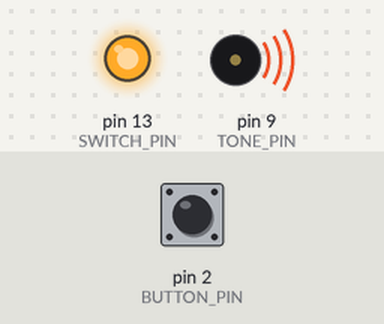
Recording of a sketch running on a simulated Arduino Uno, built for the host (arithmetic inside an expression is 32-bit, double 64-bit). Parts: output pins drawn as LEDs (lit = HIGH), buzzer (waves = sounding). The inputs (shaded band) are chosen by the test bench; at power-on: pin 2 (BUTTON_PIN) HIGH.

Above: at 0.2 s.
At 16.7 s:
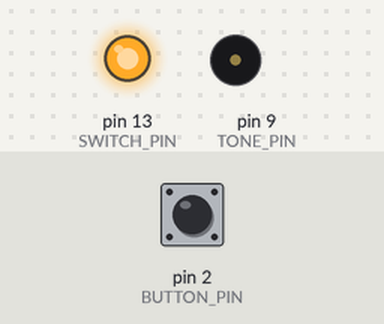
At 39.99 s:
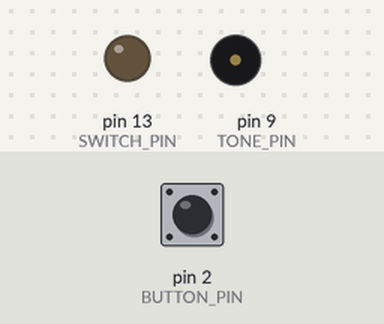
Timing chart, 0 to 40.0 s (numbered marks = the images above):
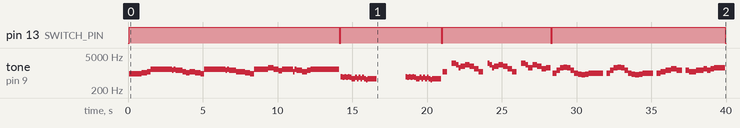

Measured:
- by itself, pin 13 (SWITCH_PIN): repeats every 6.8 s: LOW 0.10 s, HIGH 6.7 s
- by itself, tone on pin 9 (TONE_PIN): plays 932 Hz for 0.83 s, 1047 Hz for 0.36 s, 1109 Hz for 0.24 s, 1397 Hz for 1.4 s, 1319 Hz for 0.12 s, 1397 Hz for 0.12 s … (118 notes in this stretch)

The sketch:

Bell.ino
```cpp
// A fun sketch to demonstrate the use of the Tone library.
// By Brett Hagman
// bhagman@roguerobotics.com
// www.roguerobotics.com

// To mix the output of the signals to output to a small speaker (i.e. 8 Ohms or higher),
// simply use 1K Ohm resistors from each output pin and tie them together at the speaker.
// Don't forget to connect the other side of the speaker to ground!

// You can get more RTTTL (RingTone Text Transfer Language) songs from
// http://code.google.com/p/rogue-code/wiki/ToneLibraryDocumentation

#include <avr\pgmspace.h>
#include <avr\sleep.h>

#define BUTTON_PIN 2
#define TONE_PIN 9
#define SWITCH_PIN 13

#define SONGS_NUM 28

#define OCTAVE_OFFSET 0

#define NOTE_C4  262
#define NOTE_CS4 277
#define NOTE_D4  294
#define NOTE_DS4 311
#define NOTE_E4  330
#define NOTE_F4  349
#define NOTE_FS4 370
#define NOTE_G4  392
#define NOTE_GS4 415
#define NOTE_A4  440
#define NOTE_AS4 466
#define NOTE_B4  494
#define NOTE_C5  523
#define NOTE_CS5 554
#define NOTE_D5  587
#define NOTE_DS5 622
#define NOTE_E5  659
#define NOTE_F5  698
#define NOTE_FS5 740
#define NOTE_G5  784
#define NOTE_GS5 831
#define NOTE_A5  880
#define NOTE_AS5 932
#define NOTE_B5  988
#define NOTE_C6  1047
#define NOTE_CS6 1109
#define NOTE_D6  1175
#define NOTE_DS6 1245
#define NOTE_E6  1319
#define NOTE_F6  1397
#define NOTE_FS6 1480
#define NOTE_G6  1568
#define NOTE_GS6 1661
#define NOTE_A6  1760
#define NOTE_AS6 1865
#define NOTE_B6  1976
#define NOTE_C7  2093
#define NOTE_CS7 2217
#define NOTE_D7  2349
#define NOTE_DS7 2489
#define NOTE_E7  2637
#define NOTE_F7  2794
#define NOTE_FS7 2960
#define NOTE_G7  3136
#define NOTE_GS7 3322
#define NOTE_A7  3520
#define NOTE_AS7 3729
#define NOTE_B7  3951

int notes[] = { 0,
NOTE_C4, NOTE_CS4, NOTE_D4, NOTE_DS4, NOTE_E4, NOTE_F4, NOTE_FS4, NOTE_G4, NOTE_GS4, NOTE_A4, NOTE_AS4, NOTE_B4,
NOTE_C5, NOTE_CS5, NOTE_D5, NOTE_DS5, NOTE_E5, NOTE_F5, NOTE_FS5, NOTE_G5, NOTE_GS5, NOTE_A5, NOTE_AS5, NOTE_B5,
NOTE_C6, NOTE_CS6, NOTE_D6, NOTE_DS6, NOTE_E6, NOTE_F6, NOTE_FS6, NOTE_G6, NOTE_GS6, NOTE_A6, NOTE_AS6, NOTE_B6,
NOTE_C7, NOTE_CS7, NOTE_D7, NOTE_DS7, NOTE_E7, NOTE_F7, NOTE_FS7, NOTE_G7, NOTE_GS7, NOTE_A7, NOTE_AS7, NOTE_B7
};

const char song0[] PROGMEM = "ArabianN:d=16,o=6,b=63:8a#5,a#.5,c.,c#,4f.,32e,32f,8e,c#,c,c#.,c.,a#5,4f.,32e,32f,8e,c#,c#.,c.,a#5,8f.,f,g#.,f.,d#,8f.,32c#,32f,e.,c#.,e,2f";
const char song1[] PROGMEM = "TheyDont:d=4,o=5,b=125:16f,16e,16f,16e,16f,16e,8d,16e,16d,16e,16d,16e,16d,16c,16d,d,1p,16f,16e,16f,16e,16f,16e,8d,16e,16d,16e,16d,16e,16d,16c,16d,d";
const char song2[] PROGMEM = "EarthSon:d=4,o=5,b=100:8c#6,8p,16d#7,16d#7,16c#7,16g#6,8a#6,8c#7,8a#6,8f#6,8c#6,8p,16d#7,16c#7,16g#6,8a#6,8c#7,8a#6,8f#6,8c#6,8p,16d#7,16d#7,16c#7,8g#6,8c#7,8a#6,8f#6,8g#6";
const char song3[] PROGMEM = "BlackOrW:d=8,o=6,b=125:32p,b5,e,g#,a,g#,e,b5,a5,g#5,a5,2b5,p,16b5,16b5,e,g#,a,g#,e,b5,a5,g#5,a5,4b.5,p,16b5,16b5,c#,16c#,e,16e,f#.,16e,e,p,16e,16e,c#,c#,e,e,f#,e,f#,4g#.";
const char song4[] PROGMEM = "Yolochka:d=8,o=5,b=100:c,a,a,g,a,f,c,c,c,a,a,a#,g,4c.6,c6d,d,a#,a#,a,g,f,f,a,a,g,a,4f.";
const char song5[] PROGMEM = "Benny Hill:d=16,o=5,b=125:8d.,e,8g,8g,e,d,a4,b4,d,b4,8e,d,b4,a4,b4,8a4,a4,a#4,b4,d,e,d,4g,4p,d,e,d,8g,8g,e,d,a4,b4,d,b4,8e,d,b4,a4,b4,8d,d,d,f#,a,8f,4d";
const char song6[] PROGMEM = "StarWars:d=4,o=5,b=45:32p,32f#,32f#,32f#,8b.,8f#.6,32e6,32d#6,32c#6,8b.6,16f#.6,32e6,32d#6,32c#6,8b.6,16f#.6,32e6,32d#6,32e6,8c#.6";
const char song7[] PROGMEM = "JingleBe:d=8,o=6,b=125:e,e,e.,16d#,e,e,e.,16d#,e,g,c.,16d,2e,f,f,f.,16f,f,e,e,16e,16e,e,d,d,e,2d";
const char song8[] PROGMEM = "WeWishYo:d=4,o=6,b=35:16a5,16d6,32d6,32e6,32d6,32c#6,16b5,16g5,16b5,16e6,32e6,32f#6,32e6,32d6,16c#6,16a5,16c#6,16f#6,32f#6,32g6,32f#6,32e6,16d6,16b5,16a5,16b5,16e6,16c#6,8d6";
const char song9[] PROGMEM = "WeddingM:d=4,o=5,b=90:d,16g,8p,16g,g,p,d,8a,16p,16f#,g,p,d,8g,16p,16b,d6,8b,16p,16g,e,16a,8p,16b,g";
const char song10[] PROGMEM = "4Seasons:d=16,o=6,b=120:8e,8g#,8g#,8g#,f#,e,4b.,b,a,8g#,8g#,8g#,f#,e,4b.,b,a,8g#,a,b,8a,8g#,8f#,8d#,4b.";
const char song11[] PROGMEM = "Indiana:d=4,o=5,b=250:e,8p,8f,8g,8p,1c6,8p.,d,8p,8e,1f,p.,g,8p,8a,8b,8p,1f6,p,a,8p,8b,2c6,2d6,2e6,e,8p,8f,8g,8p,1c6,p,d6,8p,8e6,1f.6,g,8p,8g,e.6,8p,d6,8p,8g,e.6,8p,d6,8p,8g,f.6,8p,e6,8p,8d6,2c6";
const char song12[] PROGMEM = "Sherlock:d=4,o=6,b=100:4f.5,16f5,a5,c6,16f6,16e6,16d6,16e6,f.6,e6,8d6,16c6,16a#5,16a5,16a#5,8c6,16c6,16c6,8c6,a#5,8a5,2a5";
const char song13[] PROGMEM = "Entertainer:d=4,o=5,b=140:8d,8d#,8e,c6,8e,c6,8e,2c.6,8c6,8d6,8d#6,8e6,8c6,8d6,e6,8b,d6,2c6,p,8d,8d#,8e,c6,8e,c6,8e,2c.6,8p,8a,8g,8f#,8a,8c6,e6,8d6,8c6,8a,2d6";
const char song14[] PROGMEM = "FurElise:d=8,o=5,b=125:32p,e6,d#6,e6,d#6,e6,b,d6,c6,4a.,32p,c,e,a,4b.,32p,e,g#,b,4c.6,32p,e,e6,d#6,e6,d#6,e6,b,d6,c6,4a.,32p,c,e,a,4b.,32p,d,c6,b,2a";
const char song15[] PROGMEM = "TurkishMa:d=4,o=6,b=160:16e,16d5,16c#,16d,8f,8p,16g,16f,16e,16f,8a,8p,16a#,16a,16g#,16a,16e7,16d7,16c#7,16d7,16e7,16d7,16c#7,16d7,f7,8d7,8f7,8e7,8d7,8c7,8d7,8e7,8d7,8c7,8d7,8e7,8d7,8c7,8b,a";
const char song16[] PROGMEM = "OdeToJoy:d=4,o=6,b=100:a5,a5,a#5,c,c,a#5,a5,g5,f5,f5,g5,a5,a.5,8g5,2g5,a5,a5,a#5,c,c,a#5,a5,g5,f5,f5,g5,a5,g.5,8f5,2f5";
const char song17[] PROGMEM = "Khutor:d=8,o=6,b=125:e,e,e,e,4d,e,f,2e,4p.,g,g,g,g,e,4f,g,f,2e,2p";
const char song18[] PROGMEM = "Moscow:d=8,o=6,b=100:4f#,4g#,b,a,4e.,4b5,a5,e.,16d,2f,g,f,4e,d,c,4e,4d,2a.5";
const char song19[] PROGMEM = "Moscow2:d=4,o=6,b=100:8c7,c.7,8b,b.,8b,8b,8a,8b,8c7,a,8p,8c7,c.7,8b,8b,8a,8b,8c7,a,p,p,p";
const char song20[] PROGMEM = "Vodyanoy:d=8,o=6,b=100:p,f,e,d,2b,p,e,d,c,2a,p,c,b5,a5,4f.,g#5,a5,a5,2p.";
const char song21[] PROGMEM = "Schastye:d=4,o=5,b=125:a,a,a,a,8a,a#,8d,2c#,g,g,g,g,8g,a,8c#,2d";
const char song22[] PROGMEM = "Zaytsy:d=4,o=5,b=175:2a,2c6,a,8a,2e.,2a,2c6,a,8a,2f.,2d,2f,e,8e,2b4.,e,d,c,d,1e";
const char song23[] PROGMEM = "Medvedi:d=4,o=5,b=175:d,8d,8f,a,d,e,e,2p,c#,8c#,8e,a,c#,d,2p.,d,8d,8f,a,d,e,e,2p,g,f,e,g,2a.,p";
const char song24[] PROGMEM = "Serdtse:d=8,o=5,b=120:f,g,a,f,d,b4,a4,a4,f.,16c#,d.,16a4,4a4,4p,f,g,4a.,a,a#,f,f,a#,2c6";
const char song25[] PROGMEM = "Gena:d=8,o=5,b=150:g,g#,4g,c,d,d#,c,g,g#,4g,d,d#,f,d,g,g#,4g,d,d#,4d,g,g#,2g.";
const char song26[] PROGMEM = "Oblaka:d=4,o=5,b=175:c,f,g#,1c6,4p,c#6,c6,c#6,c6,a#,g#,c6,4g";
const char song27[] PROGMEM = "Mushketery:d=8,o=6,b=125:g5,e,e,e,e,e,d,d,16e,d.,c,b5,16c,e.5,p,e5,c,a5,c,16d,e.,16d,c.,e,d,e,d,16a5,d.";

const char* const songs[] PROGMEM = {song0,song1,song2,song3,song4,song5,song6,song7,song8,song9,song10,song11,song12,song13,song14};
char buffer[450];
long songnumber = 0;

void setup(void)
{
    pinMode(BUTTON_PIN, INPUT);
    pinMode(SWITCH_PIN, OUTPUT);
}

#define isdigit(n) (n >= '0' && n <= '9')

void play_rtttl(char *p)
{
    // Absolutely no error checking in here

    byte default_dur = 4;
    byte default_oct = 6;
    int bpm = 63;
    int num;
    long wholenote;
    long duration;
    byte note;
    byte scale;

    // format: d=N,o=N,b=NNN:
    // find the start (skip name, etc)

    while(*p != ':') p++;                   // ignore name
    p++;                                    // skip ':'

    // get default duration
    if(*p == 'd')
    {
        p++; p++;                           // skip "d="
        num = 0;
        while(isdigit(*p))
        {
            num = (num * 10) + (*p++ - '0');
        }
        if(num > 0) default_dur = num;
        p++;                                // skip comma
    }

    // get default octave
    if(*p == 'o')
    {
        p++; p++;                           // skip "o="
        num = *p++ - '0';
        if(num >= 3 && num <=7) default_oct = num;
        p++;                                // skip comma
    }

    // get BPM
    if(*p == 'b')
    {
        p++; p++;                           // skip "b="
        num = 0;
        while(isdigit(*p))
        {
            num = (num * 10) + (*p++ - '0');
        }
        bpm = num;
        p++;                                // skip colon
    }

    // BPM usually expresses the number of quarter notes per minute
    wholenote = (60 * 1000L / bpm) * 4;     // this is the time for whole note (in milliseconds)


    // now begin note loop
    while(*p)
    {
        // first, get note duration, if available
        num = 0;
        while(isdigit(*p))
        {
            num = (num * 10) + (*p++ - '0');
        }

        if(num) duration = wholenote / num;
        else duration = wholenote / default_dur;    // we will need to check if we are a dotted note after

        // now get the note
        note = 0;

        switch(*p)
        {
            case 'c':
                note = 1;
                break;
            case 'd':
                note = 3;
                break;
            case 'e':
                note = 5;
                break;
            case 'f':
                note = 6;
                break;
            case 'g':
                note = 8;
                break;
            case 'a':
                note = 10;
                break;
            case 'b':
                note = 12;
                break;
            case 'p':
            default:
                note = 0;
        }
        p++;

        // now, get optional '#' sharp
        if(*p == '#')
        {
            note++;
            p++;
        }

        // now, get optional '.' dotted note
        if(*p == '.')
        {
            duration += duration/2;
            p++;
        }

        // now, get scale
        if(isdigit(*p))
        {
            scale = *p - '0';
            p++;
        }
        else
        {
            scale = default_oct;
        }

        scale += OCTAVE_OFFSET;

        if(*p == ',')
            p++;                        // skip comma for next note (or we may be at the end)

        // now play the note

        if(note)
        {
            tone(TONE_PIN, notes[(scale - 4) * 12 + note]);
            delay(duration);
            noTone(TONE_PIN);
        }
        else
        {
            delay(duration);
        }
    }
}

void wakeUpNow()
{
}

void loop(void)
{
    sleep_enable();
    attachInterrupt(0, wakeUpNow, LOW);
    set_sleep_mode(SLEEP_MODE_PWR_DOWN);
    cli();
    sleep_bod_disable();
    sei();
    sleep_cpu();
    /* wake up here */
    sleep_disable();

    digitalWrite(SWITCH_PIN, HIGH);
    strcpy_P(buffer, (char*)pgm_read_word(&(songs[songnumber])));
    play_rtttl(buffer);
    digitalWrite(SWITCH_PIN, LOW);
    songnumber = (songnumber + 1) % SONGS_NUM;
}
```
